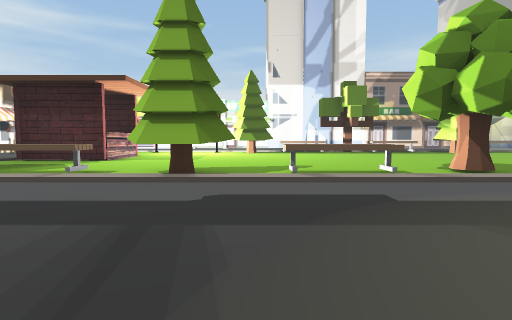
[1] (above)

24 first-person views from a walk through a Unity game level. The camera is 1.3 m above the floor, tilts 4° down and sees 80° across. The floor is counted in squares, 2 m on a side. Each view is taken from the middle of a square. On the plan, view 1 faces up. The plan holds only what a view shows up to about 10 squares ahead; the rest is blank. The place goes on beyond the plan. Some animated figures are left out.

[2]
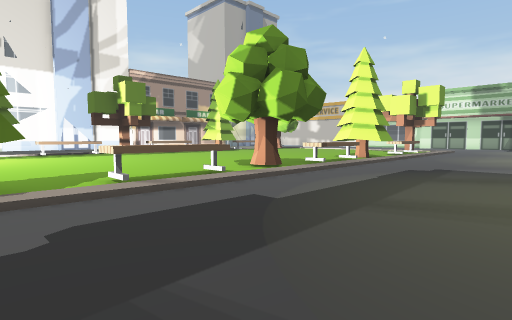

[3]
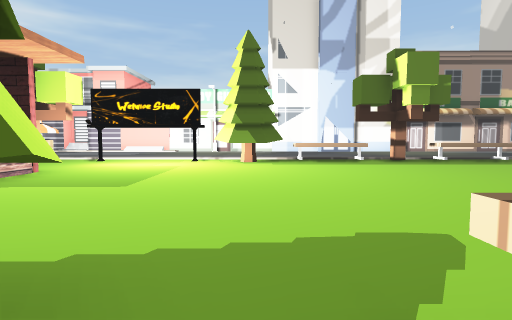

[4]
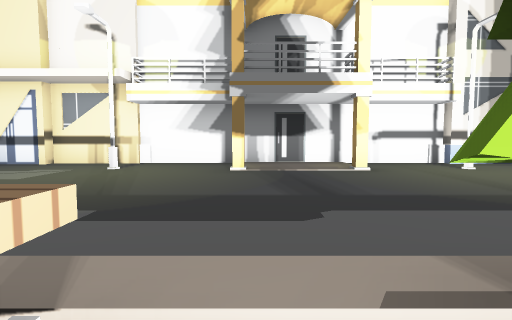

[5]
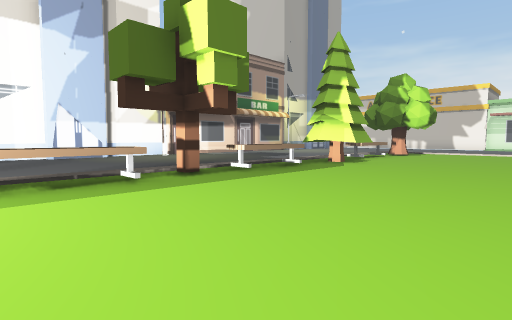

[6]
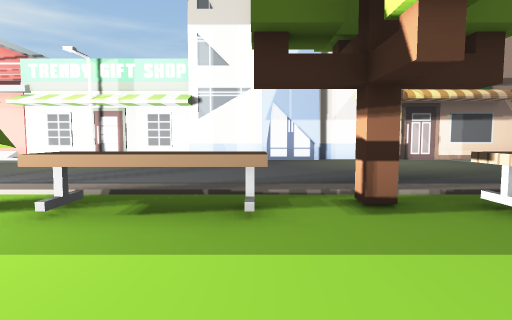

[7]
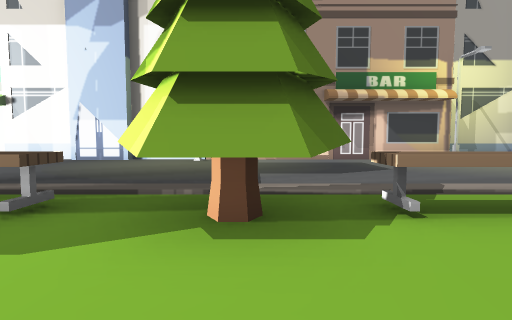

[8]
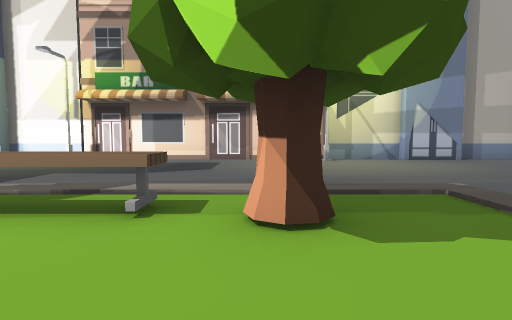

[9]
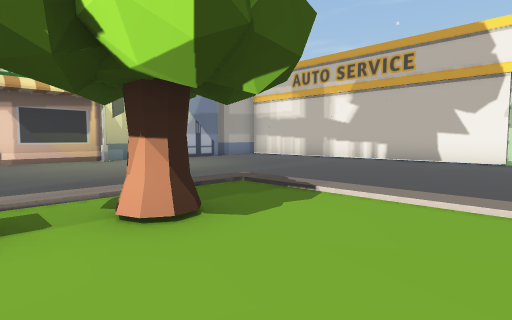

[10]
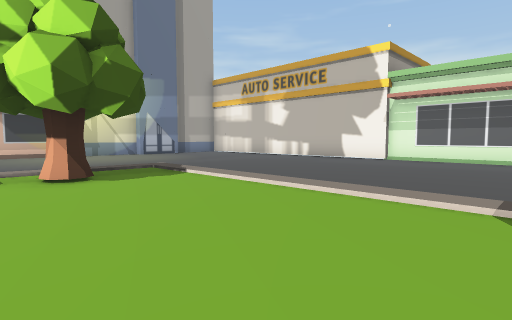

[11]
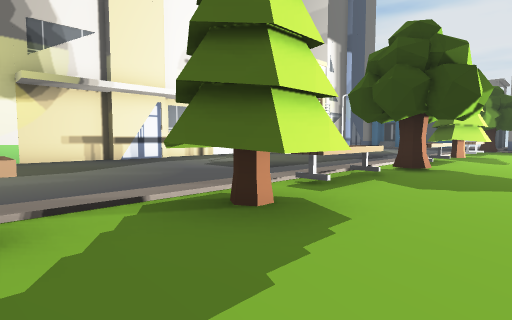

[12]
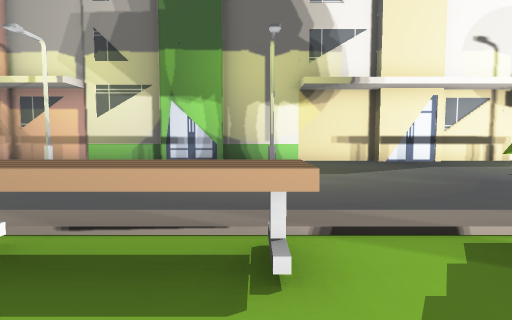

[13]
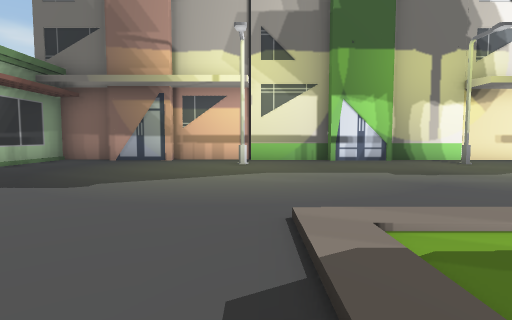

[14]
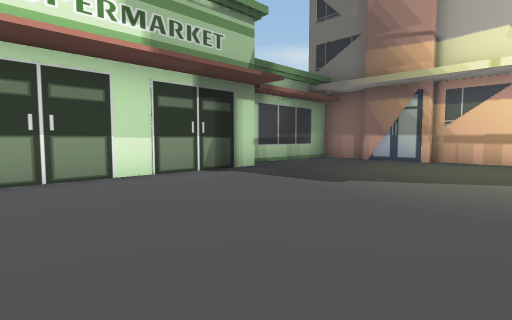

[15]
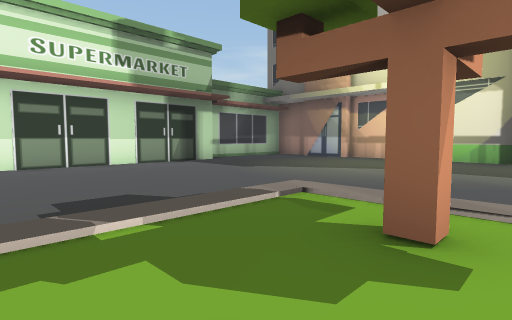

[16]
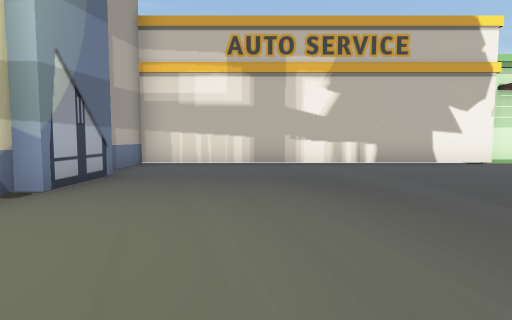

[17]
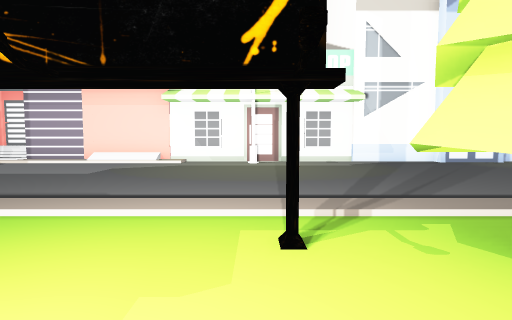

[18]
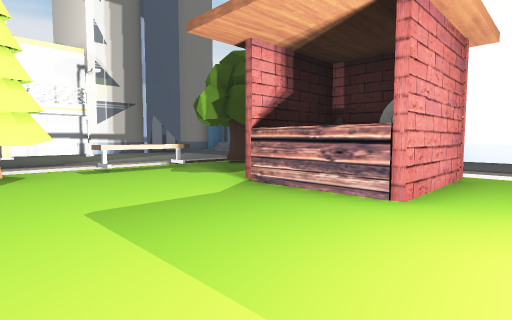

[19]
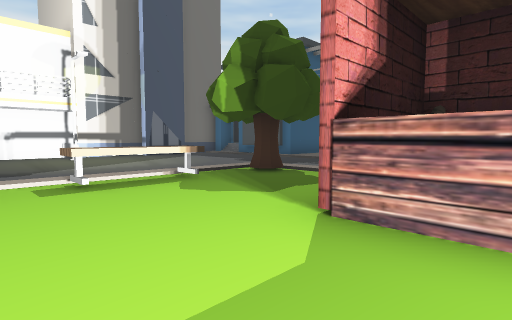

[20]
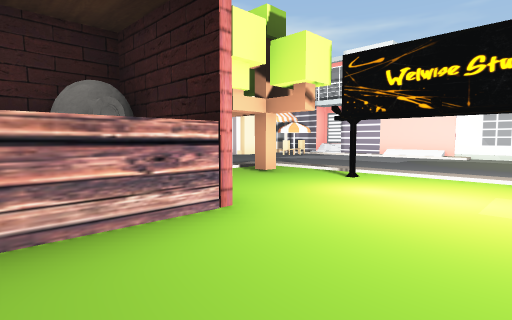

[21]
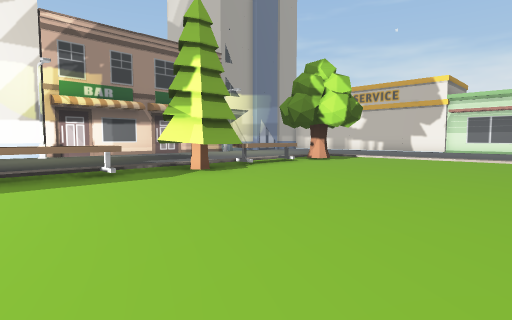

[22]
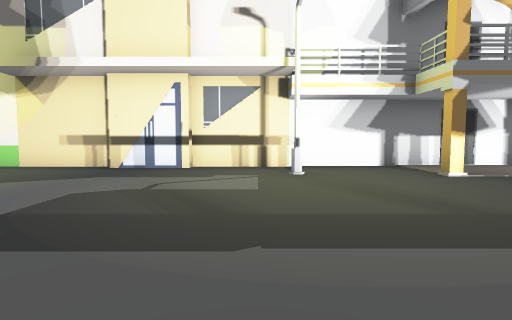

[23]
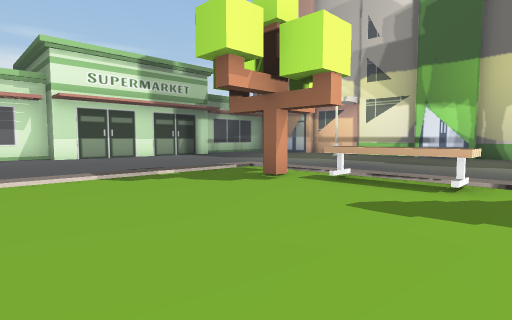

[24]
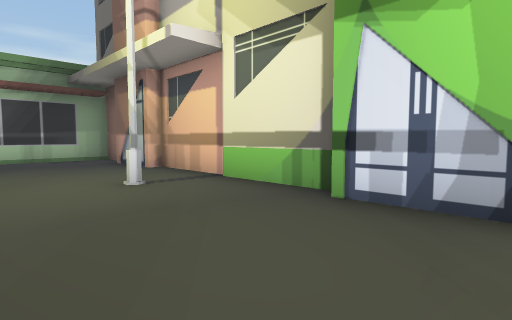

### Floor plan
Key: @ floor where view 1 was taken; # wall or solid block; . floor; / step, stairs or slope; ^ raised ledge; B bench; T tree; I billboard; S streetlight; U building; E stove; O other object.
Columns run from 7 left of view 1 to 23 right of it. Each row starts with its distance up from view 1.
 22         U
 21 #########UUUUUU########UUUUUUU
 20 .....S........S.......S......U
 19 .............................U
 18 .............................U
 17 .............................U
 16 .............................U
 15 ///////////////////////......U
 14 /T./.ITTBBBTBBBTT.BBT........U
 13 /.....TT.......TT............U
 12  ............................#
 11 /##..........................#
 10 /E^..........................#
  9 /O^..........................#
  8 /............................#
  7 /............................#
  6 T.BBBTT.BB.T.BBTT.BB.T.......#
  5 .....TT.........T............#
  4 .............................#
  3 .............................#
  2 .............................#
  1 .............................#
  0  ......@.....................#
 -1  .S..#.#..S.......S....S.....#
 -2  ............UU....UU.....UU.#
 -3 UU#########UU  UUUU  UUUUUU UUU

Positions as (right, up) in squares from view 1, and headings:
1: (0, 0), facing up
2: (-1, 1), facing up-right
3: (0, 5), facing up
4: (0, 6), facing down
5: (1, 9), facing up-right
6: (3, 11), facing up
7: (9, 11), facing up
8: (13, 11), facing up
9: (12, 11), facing up-right
10: (12, 8), facing up-right
11: (11, 8), facing down-left
12: (11, 7), facing down
13: (16, 7), facing down
14: (16, 7), facing down-right
15: (13, 8), facing down-right
16: (14, 18), facing right
17: (-2, 12), facing up
18: (-1, 12), facing down-left
19: (-2, 10), facing down-left
20: (-2, 9), facing up-left
21: (5, 8), facing up-right
22: (4, 5), facing down
23: (10, 10), facing down-right
24: (12, 1), facing down-right
